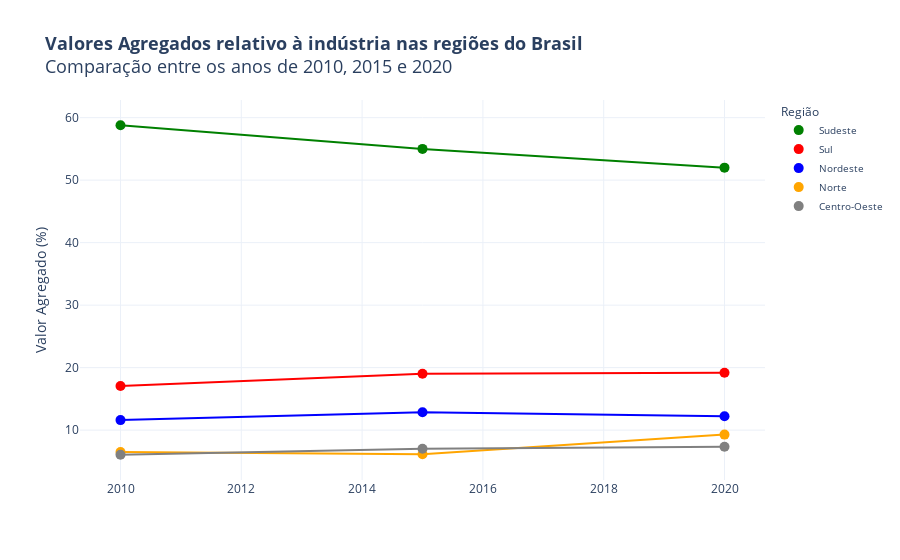

The cell this chart's notebook holds for it:
### Code cell
# Defining the colors for the graph
cores = ["#008000", "#FF0000", "#0000FF", "#FFA500", "#808080"]

# Creating the figure
fig = go.Figure()

# Adding the scatter plot and line plot for each region
for i in range(5):
    fig.add_trace(go.Scatter(
        x=pib_industria.index,
        y=pib_industria.iloc[:, i],
        mode='markers',
        marker=dict(color=cores[i], size=10),
        name=pib_industria.columns[i],
        hovertemplate="<b>Ano: %{x}<br>Porcentagem: %{y:.2f} %"
    ))
    fig.add_trace(go.Scatter(
        x=pib_industria.index,
        y=pib_industria.iloc[:, i],
        mode='lines',
        line=dict(color=cores[i], width=2),
        showlegend=False,
        hoverinfo='skip',
        hovertemplate="None"
    ))

# Customizing the layout
fig.update_layout(
    title='<b>Valores Agregados relativo à indústria nas regiões do Brasil</b><br>Comparação entre os anos de 2010, 2015 e 2020',
    title_font=dict(size=18),
    xaxis_title='',
    yaxis_title='Valor Agregado (%)',
    legend=dict(
        title='Região',
        title_font=dict(size=12),
        font=dict(size=10)
    ),
    showlegend=True,
    template='plotly_white'
)

fig.show()

### Figure 1 — Plotly figure (JSON) as saved in the notebook; plotly's stock layout.template omitted (floating-point values rounded to 4 significant figures)
{"data": [{"hovertemplate": "<b>Ano: %{x}<br>Porcentagem: %{y:.2f} %", "marker": {"color": "#008000", "size": 10}, "mode": "markers", "name": "Sudeste", "type": "scatter", "x": [2010, 2015, 2020], "y": [58.79, 55.0, 52.0]}, {"hoverinfo": "skip", "hovertemplate": "None", "line": {"color": "#008000", "width": 2}, "mode": "lines", "showlegend": false, "type": "scatter", "x": [2010, 2015, 2020], "y": [58.79, 55.0, 52.0]}, {"hovertemplate": "<b>Ano: %{x}<br>Porcentagem: %{y:.2f} %", "marker": {"color": "#FF0000", "size": 10}, "mode": "markers", "name": "Sul", "type": "scatter", "x": [2010, 2015, 2020], "y": [17.07, 19.02, 19.17]}, {"hoverinfo": "skip", "hovertemplate": "None", "line": {"color": "#FF0000", "width": 2}, "mode": "lines", "showlegend": false, "type": "scatter", "x": [2010, 2015, 2020], "y": [17.07, 19.02, 19.17]}, {"hovertemplate": "<b>Ano: %{x}<br>Porcentagem: %{y:.2f} %", "marker": {"color": "#0000FF", "size": 10}, "mode": "markers", "name": "Nordeste", "type": "scatter", "x": [2010, 2015, 2020], "y": [11.6, 12.85, 12.21]}, {"hoverinfo": "skip", "hovertemplate": "None", "line": {"color": "#0000FF", "width": 2}, "mode": "lines", "showlegend": false, "type": "scatter", "x": [2010, 2015, 2020], "y": [11.6, 12.85, 12.21]}, {"hovertemplate": "<b>Ano: %{x}<br>Porcentagem: %{y:.2f} %", "marker": {"color": "#FFA500", "size": 10}, "mode": "markers", "name": "Norte", "type": "scatter", "x": [2010, 2015, 2020], "y": [6.488, 6.124, 9.28]}, {"hoverinfo": "skip", "hovertemplate": "None", "line": {"color": "#FFA500", "width": 2}, "mode": "lines", "showlegend": false, "type": "scatter", "x": [2010, 2015, 2020], "y": [6.488, 6.124, 9.28]}, {"hovertemplate": "<b>Ano: %{x}<br>Porcentagem: %{y:.2f} %", "marker": {"color": "#808080", "size": 10}, "mode": "markers", "name": "Centro-Oeste", "type": "scatter", "x": [2010, 2015, 2020], "y": [6.057, 7.004, 7.346]}, {"hoverinfo": "skip", "hovertemplate": "None", "line": {"color": "#808080", "width": 2}, "mode": "lines", "showlegend": false, "type": "scatter", "x": [2010, 2015, 2020], "y": [6.057, 7.004, 7.346]}], "layout": {"legend": {"font": {"size": 10}, "title": {"font": {"size": 12}, "text": "Região"}}, "showlegend": true, "title": {"font": {"size": 18}, "text": "<b>Valores Agregados relativo à indústria nas regiões do Brasil</b><br>Comparação entre os anos de 2010, 2015 e 2020"}, "xaxis": {"title": {"text": ""}}, "yaxis": {"title": {"text": "Valor Agregado (%)"}}}}
